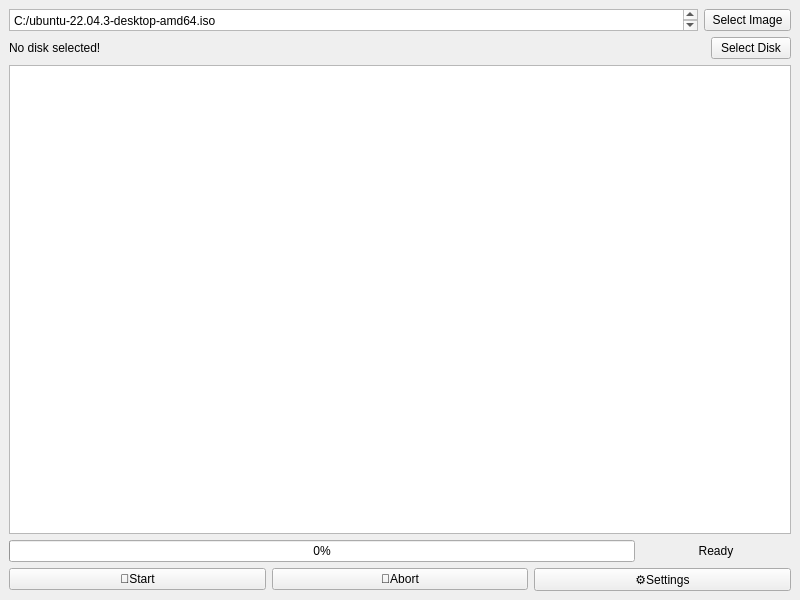
<?xml version="1.0" encoding="UTF-8"?>
<ui version="4.0">
 <class>MainWindow</class>
 <widget class="QMainWindow" name="MainWindow">
  <property name="geometry">
   <rect>
    <x>0</x>
    <y>0</y>
    <width>800</width>
    <height>600</height>
   </rect>
  </property>
  <property name="windowTitle">
   <string>MainWindow</string>
  </property>
  <widget class="QWidget" name="centralwidget">
   <layout class="QHBoxLayout" name="horizontalLayout_3">
    <item>
     <layout class="QVBoxLayout" name="verticalLayout">
      <item>
       <layout class="QHBoxLayout" name="selectFileLayout">
        <item>
         <widget class="QTextEdit" name="selectFilePathEdit">
          <property name="sizePolicy">
           <sizepolicy hsizetype="Expanding" vsizetype="Ignored">
            <horstretch>0</horstretch>
            <verstretch>0</verstretch>
           </sizepolicy>
          </property>
          <property name="maximumSize">
           <size>
            <width>689</width>
            <height>192</height>
           </size>
          </property>
          <property name="acceptDrops">
           <bool>false</bool>
          </property>
          <property name="html">
           <string>&lt;!DOCTYPE HTML PUBLIC &quot;-//W3C//DTD HTML 4.0//EN&quot; &quot;http://www.w3.org/TR/REC-html40/strict.dtd&quot;&gt;
&lt;html&gt;&lt;head&gt;&lt;meta name=&quot;qrichtext&quot; content=&quot;1&quot; /&gt;&lt;meta charset=&quot;utf-8&quot; /&gt;&lt;style type=&quot;text/css&quot;&gt;
p, li { white-space: pre-wrap; }
hr { height: 1px; border-width: 0; }
li.unchecked::marker { content: &quot;\2610&quot;; }
li.checked::marker { content: &quot;\2612&quot;; }
&lt;/style&gt;&lt;/head&gt;&lt;body style=&quot; font-family:'Microsoft YaHei UI'; font-size:9pt; font-weight:400; font-style:normal;&quot;&gt;
&lt;p style=&quot; margin-top:0px; margin-bottom:0px; margin-left:0px; margin-right:0px; -qt-block-indent:0; text-indent:0px;&quot;&gt;C:/ubuntu-22.04.3-desktop-amd64.iso&lt;/p&gt;&lt;/body&gt;&lt;/html&gt;</string>
          </property>
          <property name="acceptRichText">
           <bool>false</bool>
          </property>
         </widget>
        </item>
        <item>
         <widget class="QPushButton" name="selectFileButton">
          <property name="sizePolicy">
           <sizepolicy hsizetype="Minimum" vsizetype="Fixed">
            <horstretch>0</horstretch>
            <verstretch>0</verstretch>
           </sizepolicy>
          </property>
          <property name="minimumSize">
           <size>
            <width>50</width>
            <height>0</height>
           </size>
          </property>
          <property name="text">
           <string>Select Image</string>
          </property>
         </widget>
        </item>
       </layout>
      </item>
      <item>
       <layout class="QHBoxLayout" name="horizontalLayout">
        <item>
         <widget class="QLabel" name="selectedDriveDisplay">
          <property name="sizePolicy">
           <sizepolicy hsizetype="Expanding" vsizetype="Preferred">
            <horstretch>0</horstretch>
            <verstretch>0</verstretch>
           </sizepolicy>
          </property>
          <property name="text">
           <string>No disk selected!</string>
          </property>
         </widget>
        </item>
        <item>
         <widget class="QPushButton" name="selectDriveButton">
          <property name="minimumSize">
           <size>
            <width>50</width>
            <height>0</height>
           </size>
          </property>
          <property name="text">
           <string>Select Disk</string>
          </property>
         </widget>
        </item>
       </layout>
      </item>
      <item>
       <widget class="QTextEdit" name="statusDisplay">
        <property name="baseSize">
         <size>
          <width>500</width>
          <height>500</height>
         </size>
        </property>
       </widget>
      </item>
      <item>
       <layout class="QHBoxLayout" name="horizontalLayout_4">
        <item>
         <widget class="QProgressBar" name="copyProgressBar">
          <property name="value">
           <number>0</number>
          </property>
         </widget>
        </item>
        <item>
         <widget class="QLabel" name="speedLabel">
          <property name="sizePolicy">
           <sizepolicy hsizetype="Fixed" vsizetype="Fixed">
            <horstretch>0</horstretch>
            <verstretch>0</verstretch>
           </sizepolicy>
          </property>
          <property name="minimumSize">
           <size>
            <width>150</width>
            <height>0</height>
           </size>
          </property>
          <property name="maximumSize">
           <size>
            <width>90</width>
            <height>16777215</height>
           </size>
          </property>
          <property name="text">
           <string>Ready</string>
          </property>
          <property name="alignment">
           <set>Qt::AlignCenter</set>
          </property>
         </widget>
        </item>
       </layout>
      </item>
      <item>
       <layout class="QHBoxLayout" name="horizontalLayout_2">
        <item>
         <widget class="QPushButton" name="startButton">
          <property name="text">
           <string>🚀Start</string>
          </property>
         </widget>
        </item>
        <item>
         <widget class="QPushButton" name="stopButton">
          <property name="text">
           <string>🛑Abort</string>
          </property>
         </widget>
        </item>
        <item>
         <widget class="QPushButton" name="settingsButton">
          <property name="text">
           <string>⚙️Settings</string>
          </property>
         </widget>
        </item>
       </layout>
      </item>
     </layout>
    </item>
   </layout>
  </widget>
 </widget>
 <resources/>
 <connections/>
</ui>
